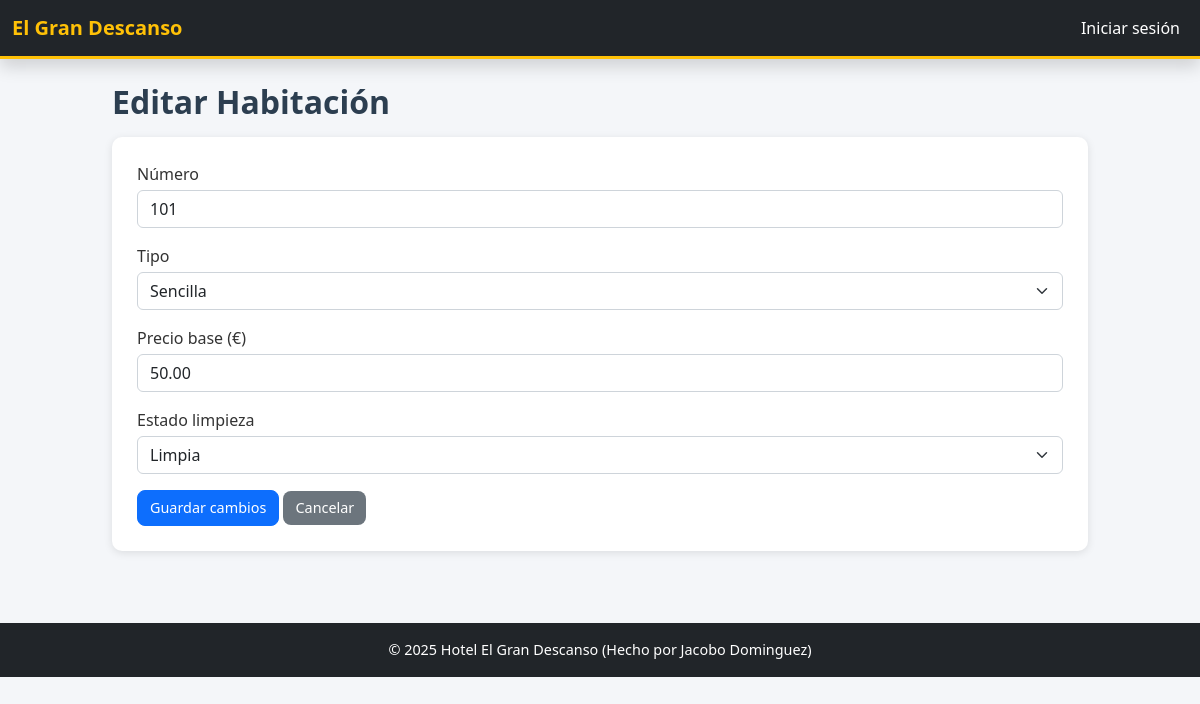
Screenshot of /habitaciones/editar_habitacion.php?id=1 with the database file from the repository.
### tables this page shows
CREATE TABLE habitaciones(
	id INT AUTO_INCREMENT PRIMARY KEY,
    numero VARCHAR(20) UNIQUE NOT NULL,
    tipo ENUM('Sencilla', 'Doble', 'Suite') NOT NULL,
    precio_base DECIMAL(10,2) NOT NULL, 
    estado_limpieza ENUM('Limpia', 'Sucia', 'En limpieza') DEFAULT 'Limpia'
);

### habitaciones/editar_habitacion.php (the view, shortened to what this page needs)
<?php
include '../header.php';
require '../conexion.php';
$id = intval($_GET['id']);
$stmt = $pdo->prepare("SELECT * FROM habitaciones WHERE id = ?");
$stmt->execute([$id]);
$h = $stmt->fetch();
?>
<h2>Editar Habitación</h2>
<form method="post" class="mt-3">
    <div class="mb-3">
        <label class="form-label">Número</label>
        <input class="form-control" name="numero" required value="<?= htmlspecialchars($h['numero']) ?>">
    </div>
    <div class="mb-3">
        <label class="form-label">Tipo</label>
        <select class="form-select" name="tipo">
            <option value="Sencilla" <?= $h['tipo'] === 'Sencilla' ? 'selected' : '' ?>>Sencilla</option>
        </select>
    </div>
    <div class="mb-3">
        <label class="form-label">Precio base (€)</label>
        <input class="form-control" type="number" step="0.01" name="precio_base" required value="<?= htmlspecialchars($h['precio_base']) ?>">
    </div>
    <div class="mb-3">
        <label class="form-label">Estado limpieza</label>
        <select class="form-select" name="estado_limpieza">
            <option value="Limpia" <?= $h['estado_limpieza'] === 'Limpia' ? 'selected' : '' ?>>Limpia</option>
        </select>
    </div>
    <button class="btn btn-primary" type="submit">Guardar cambios</button>
    <a class="btn btn-secondary" href="/habitaciones/listar_habitaciones.php">Cancelar</a>
</form>
<?php include '../footer.php'; ?>

### css/style.css (style rules this page uses)
body { background-color: #f4f6f9; font-family: 'Segoe UI', Arial, sans-serif; margin: 0; padding: 0; color: #333; }
h1, h2, h3 { color: #2c3e50; font-weight: 600; }
a { text-decoration: none; }
.btn { border-radius: 8px !important; font-size: 0.9rem; padding: 6px 12px; transition: 0.3s; }
.btn-secondary { background-color: #6c757d !important; border: none; }
form { background-color: white; padding: 25px; border-radius: 10px; box-shadow: 0 2px 8px rgba(0, 0, 0, 0.1); }
.form-label { font-weight: 500; margin-bottom: 4px; }
.form-control, .form-select { border-radius: 6px !important; border: 1px solid #ced4da; }

### rows the page displays
habitaciones: numero "101", tipo "Sencilla", precio_base "50.00", estado_limpieza "Limpia"
